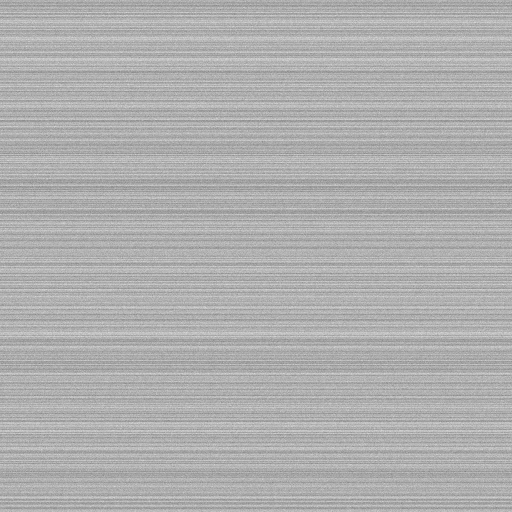
#> input picture tests/test_images/01_normal_flawless.png, 512 x 512 px
$ python -i utils.py   (imports and definitions only)
#> lines starting #> are read from the running program, lines starting #| are printed output that depends on the picture; after the words box and inside, x2 and y2 are one past the last pixel; in counts of white or black regions, pixels touching at a corner belong together
#> further down, picture is the input picture: shape (512, 512, 3); min 129, max 219, mean 175.2
"""
Utility, Image Processing & Painter HUD Module for Industrial Quality Inspection.
Handles image validation, synthetic metal generation, grain-neutral segmentation,
HUD overlays, and RFC 4180 CSV telemetry export.
"""

from __future__ import annotations
import io
import os
import random
from typing import Tuple, List, Dict, Any, Optional

import cv2
import numpy as np
from PIL import Image

# Prevent decompression bomb DoS attacks (Security Guardrail)
Image.MAX_IMAGE_PIXELS = 50_000_000

# Color Constants (BGR format for OpenCV)
COLOR_EMERALD_GREEN = (94, 197, 34)   # PASS
COLOR_SKY_BLUE = (233, 165, 14)       # SCRATCH
COLOR_AMBER_ORANGE = (11, 158, 245)   # CORROSION
COLOR_CRIMSON_RED = (68, 68, 239)     # CRACK
COLOR_VIOLET = (247, 85, 168)         # DIMENSIONAL
COLOR_WHITE = (255, 255, 255)
COLOR_BLACK = (0, 0, 0)

DEFECT_COLORS = {
    "normal": COLOR_EMERALD_GREEN,
    "scratch": COLOR_SKY_BLUE,
    "corrosion": COLOR_AMBER_ORANGE,
    "crack": COLOR_CRIMSON_RED,
    "dimensional": COLOR_VIOLET,
}


# [48 lines left out: functions validate_media_input, load_and_validate_image, not called in this run]


def segment_grain_neutral(frame_rgb: np.ndarray, threshold_offset: int = 0) -> np.ndarray:
    """
    Cancels brushed metal horizontal texture using row-wise mean intensity subtraction.
    Isolates authentic surface flaws (cracks, scratches, pits, corner chips).
    """
#> called with threshold_offset = 0
    gray = cv2.cvtColor(frame_rgb, cv2.COLOR_RGB2GRAY)

    # 1. Row-wise mean intensity subtraction (cancels horizontal metal grain lines)
    row_means = np.mean(gray, axis=1, keepdims=True)
#> row_means = 512 values, max 197.7 at index 86, min 154.3 at index 471, mean 175.2
    grain_neutral = np.clip(np.abs(gray.astype(np.float32) - row_means), 0, 255).astype(np.uint8)
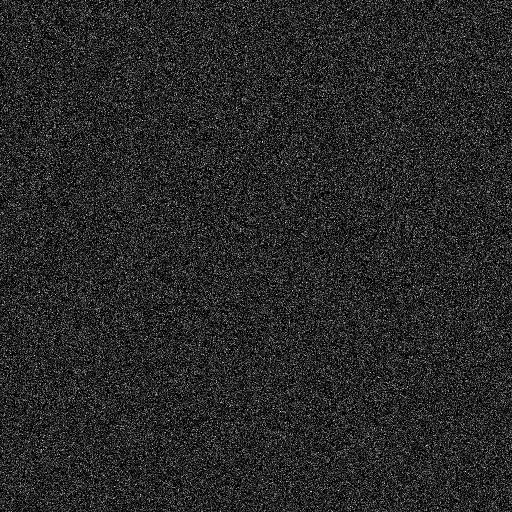
#> grain_neutral: shape (512, 512); min 0, max 27, mean 4.3; drawn with min black and max white

    # 2. Dynamic thresholding
    thresh_val = max(15, 28 + threshold_offset)
    _, binary = cv2.threshold(grain_neutral, thresh_val, 255, cv2.THRESH_BINARY)
#> binary: shape (512, 512); every value is 0

    # 3. Morphological open (removes speckles) and close (bridges fissures)
    kernel_open = cv2.getStructuringElement(cv2.MORPH_RECT, (2, 2))
    kernel_close = cv2.getStructuringElement(cv2.MORPH_RECT, (3, 3))

    cleaned = cv2.morphologyEx(binary, cv2.MORPH_OPEN, kernel_open)
    cleaned = cv2.morphologyEx(cleaned, cv2.MORPH_CLOSE, kernel_close)
    return cleaned


# [196 lines left out: functions draw_defect_overlay, format_telemetry_csv, generate_base_metal, inject_scratch, inject_crack, inject_corrosion and 2 more, not called in this run]

>>> import cv2
>>> picture = cv2.cvtColor(cv2.imread('../tests/test_images/01_normal_flawless.png'), cv2.COLOR_BGR2RGB)
>>> result = segment_grain_neutral(picture)

$ run again, on tests/test_images/03_crack_structural.png
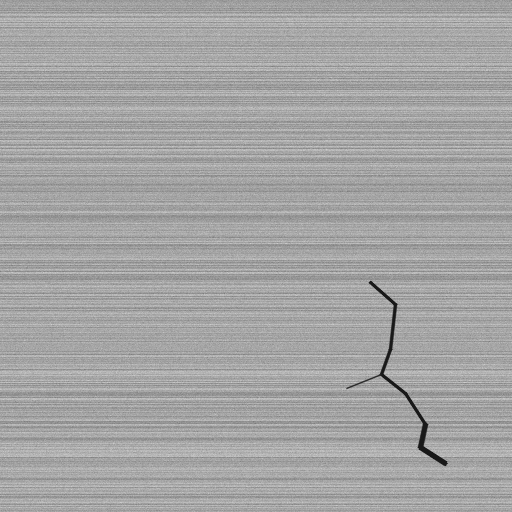
#> input picture tests/test_images/03_crack_structural.png, 512 x 512 px
#> picture is the input picture: shape (512, 512, 3); min 25, max 208, mean 164.6
#> row_means = 512 values, max 186.8 at index 146, min 140.8 at index 457, mean 164.6
#> in segment_grain_neutral, `_, binary = cv2.threshold(grain_neutral, thresh_val, 255, cv2.THRESH_B..`:
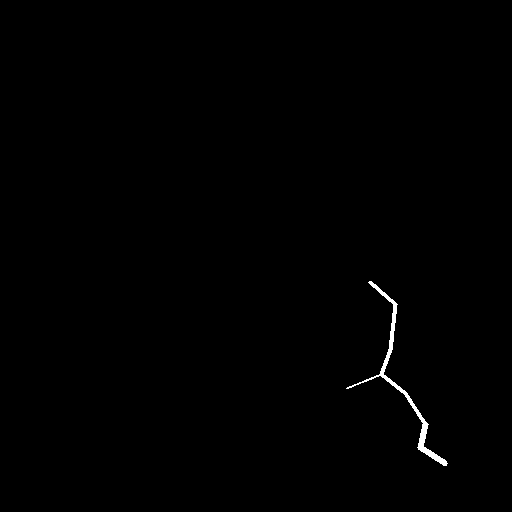
#> binary: shape (512, 512); 0.4% white; 1 white region, box (x1, y1, x2, y2) and area: (346, 281, 448, 466) 1054
#> in segment_grain_neutral, `cleaned = cv2.morphologyEx(binary, cv2.MORPH_OPEN, kernel_open)`:
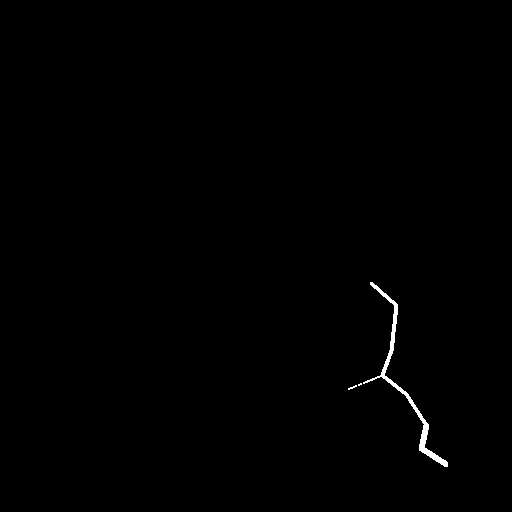
#> cleaned: shape (512, 512); 0.4% white; 3 white regions (2 under 20 px), largest, box (x1, y1, x2, y2) and area: (363, 282, 448, 467) 1020

$ run again, on tests/test_images/04_corrosion_oxidation.png
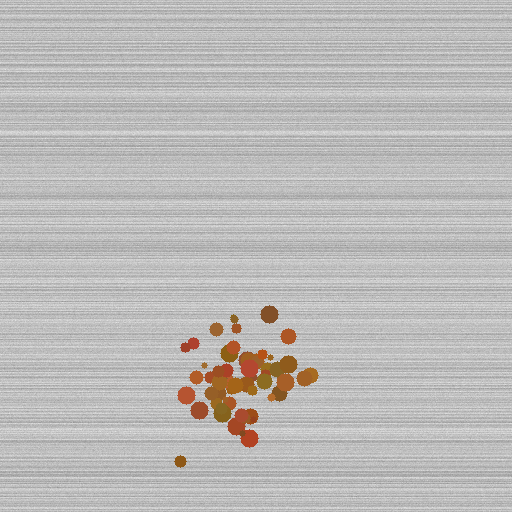
#> input picture tests/test_images/04_corrosion_oxidation.png, 512 x 512 px
#> row_means = 512 values, max 210.6 at index 259, min 155.6 at index 377, mean 187.1
#> in segment_grain_neutral, `_, binary = cv2.threshold(grain_neutral, thresh_val, 255, cv2.THRESH_B..`:
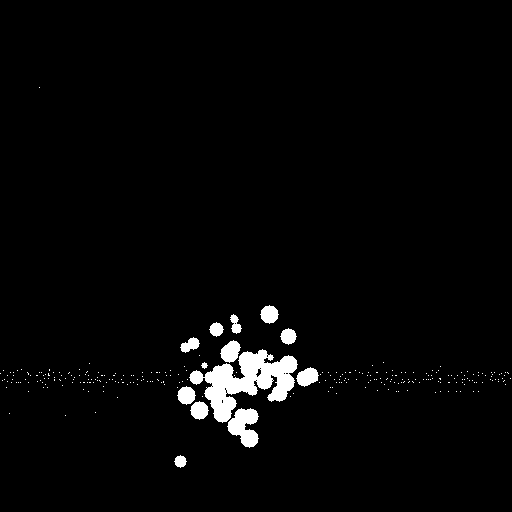
#> binary: shape (512, 512); 2.6% white; 271 white regions (258 under 20 px), largest, box (x1, y1, x2, y2) and area: (189, 349, 298, 423) 3531, (227, 408, 259, 448) 781, (220, 340, 241, 363) 317
#> in segment_grain_neutral, `cleaned = cv2.morphologyEx(binary, cv2.MORPH_OPEN, kernel_open)`:
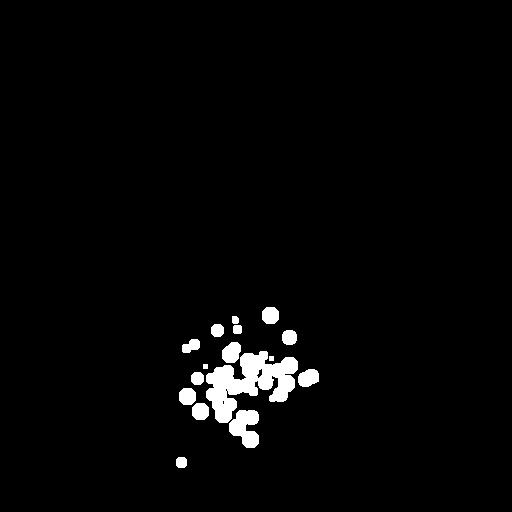
#> cleaned: shape (512, 512); 2.4% white; 16 white regions, largest, box (x1, y1, x2, y2) and area: (206, 351, 298, 423) 3305, (229, 410, 259, 448) 769, (222, 342, 241, 363) 312
